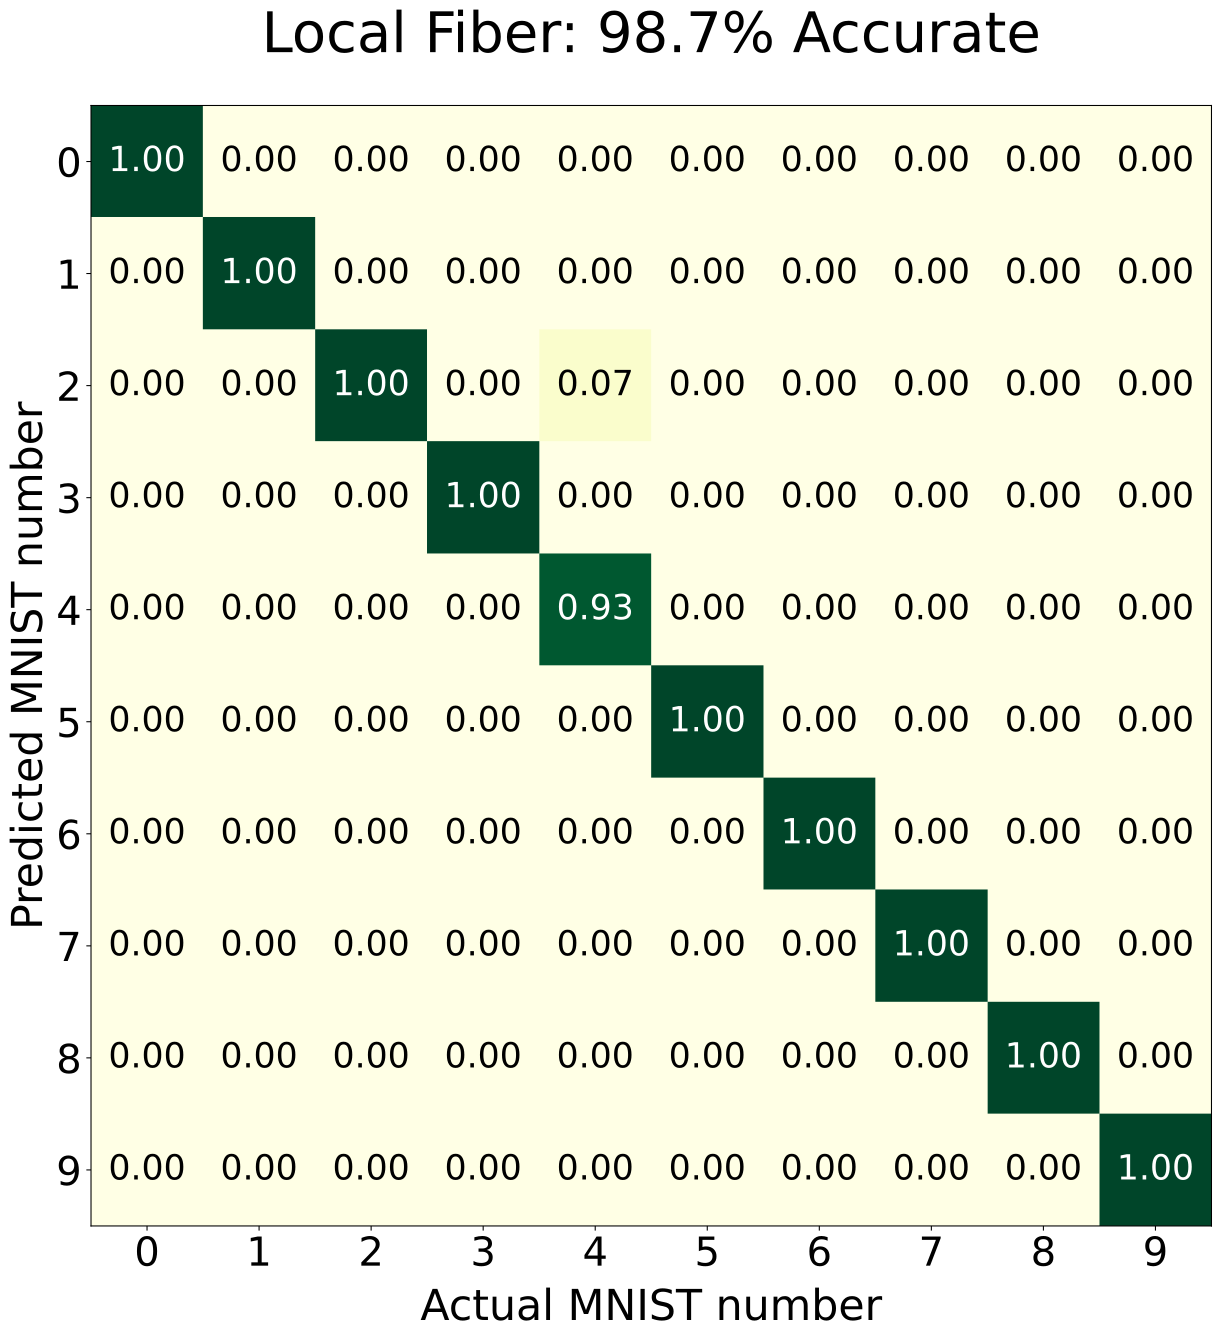

Generate this figure with Python:
from scipy.io import loadmat
import numpy as np
import matplotlib.pyplot as plt 

name = "local_high_acc"

data = np.load("noise_robust_mnist_weights.npy",allow_pickle=True).item()
x_test = data['xtest']
y_test = data['ytest']
layer1_weights = data["layer1"]
layer2_weights = data['layer2']
layer3_weights = data['layer3']
b1 = data['b1']
b2 = data['b2']
b3 = data['b3']
y_test = np.squeeze(y_test)
############## THREE LAYER OPTICAL
#Here we are going to import the three layer data from saved_data_three_layer
out = np.load(name + ".npy",allow_pickle=True).item()
num_to_classify = out['optical_output_activations'].shape[0]

def get_acc(out,start=0):
    want_to_save = out['optical_output_activations']
    want_to_save = np.argmax(want_to_save,axis=1)
    num_correct = 0
    
    for index, value in enumerate(want_to_save):
        if value == np.argmax(y_test[index]):
            
            num_correct += 1
    return num_correct

su = 0
su += get_acc(out)
optical_system_accuracy = su/num_to_classify
print("Optical System Accuracy",optical_system_accuracy)

#Here we want to create the "misclassification" matrix of this Netcast system
num_in_each_class = np.zeros(10)
misclassification_matrix = np.zeros((10,10)) #first dim actual, second dim measured
for i in range(num_to_classify):
    start = 0
    correct_class =  np.argmax(y_test[i])
    num_in_each_class[correct_class] += 1
    want_to_save = out['optical_output_activations']
    want_to_save = np.argmax(want_to_save,axis=1)
    guess_class = want_to_save[i]
    misclassification_matrix[correct_class,guess_class] += 1

misclassification_matrix = misclassification_matrix.T/num_in_each_class

misclassification_matrix = misclassification_matrix.T

import matplotlib.gridspec as gridspec
from matplotlib.colors import LogNorm
# gs = gridspec.GridSpec(3, 2,width_ratios=[2,1])
##### PLOTTTING!
# fig, (ax,ax2,ax3,ax4) = plt.subplots(figsize=(21,7),nrows=2,ncols=2)
fig = plt.figure(figsize=(21,14))
# plt.suptitle("MNIST 2 Layer Output Scores",fontsize=26)

gs0 = fig.add_gridspec(nrows=1, ncols=1)

gsleft = gs0[0].subgridspec(1, 1) #row,column
# gsright = gs0[1].subgridspec(3, 1)

color_vmin = 0.0
color_vmax = 1.0
label_fontsize = 32
title_fontsize = 42
tick_fontsize = 30
label_y_position = -0.055
matshow_fontsize = 26

default_flier_props = dict(markerfacecolor='moccasin', marker='o')

##### LEFT COLUMN Netcast OUTPUT SCORES ########################
ax = plt.subplot(gsleft[0, 0])
matshow = ax.matshow(misclassification_matrix.T, cmap=plt.cm.YlGn,vmin=0,vmax=1) #Can use plt.cm.Blues

#Will decide based on a threshold value what the color should be
threshold = 0.4
for i in range(10):
    for j in range(10):
        c = misclassification_matrix[j,i]
        if c < threshold:
            ax.text(j, i, str("{0:.2f}".format(round(c,2))), va='center', ha='center',fontsize=matshow_fontsize)
        else:
            ax.text(j, i, str("{0:.2f}".format(round(c,2))), va='center', ha='center',color='white',fontsize=matshow_fontsize)        


ax.set_xticks(np.arange(10))
ax.set_yticks(np.arange(10))
ax.tick_params(axis='x',labelsize=tick_fontsize)
ax.tick_params(axis='y',labelsize=tick_fontsize)
ax.set_ylim(9.5,-0.5)
ax.set_xlim(-0.5,9.5)
ax.xaxis.set_ticks_position('bottom')
ax.xaxis.set_label_coords(0.5, label_y_position)
ax.set_xlabel("Actual MNIST number",fontsize=label_fontsize)
ax.set_ylabel("Predicted MNIST number",fontsize=label_fontsize)
ax.set_title("Local Fiber: 98.7% Accurate",fontsize=title_fontsize,pad=40)
plt.tight_layout()
plt.savefig("local.png",dpi=200,bbox_inches='tight')
plt.savefig("local.pdf",dpi=200,bbox_inches='tight')
plt.savefig("local.svg",dpi=200,bbox_inches='tight')
plt.show(block=True)